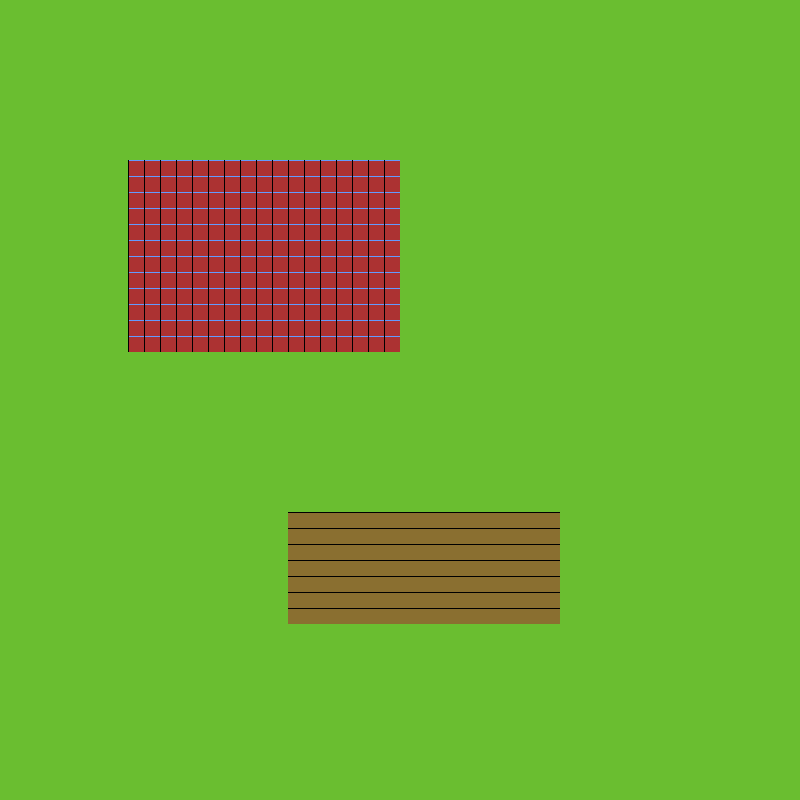

This game map was drawn from its Tiled (.tmx) file and the tilesets committed beside it. A one-line description and the trimmed map source follow:
An orthogonal 50x50 tile map with 16x16 px tiles, 2 tile layers (Ground, Collision).

<map version="1.4" tiledversion="1.4.1" orientation="orthogonal" renderorder="left-down" width="50" height="50" tilewidth="16" tileheight="16" infinite="0" nextlayerid="3" nextobjectid="1">
 <tileset firstgid="1" source="tilesets/basicTileset.tsx" />
 <layer id="1" name="Ground" width="50" height="50">
  <data>[2500 cells, 2500 non-empty, 3 distinct tile ids]</data>
 </layer>
 <layer id="2" name="Collision" width="50" height="50">
  <data>[2500 cells, 204 non-empty, 1 distinct tile ids]</data>
 </layer>
</map>